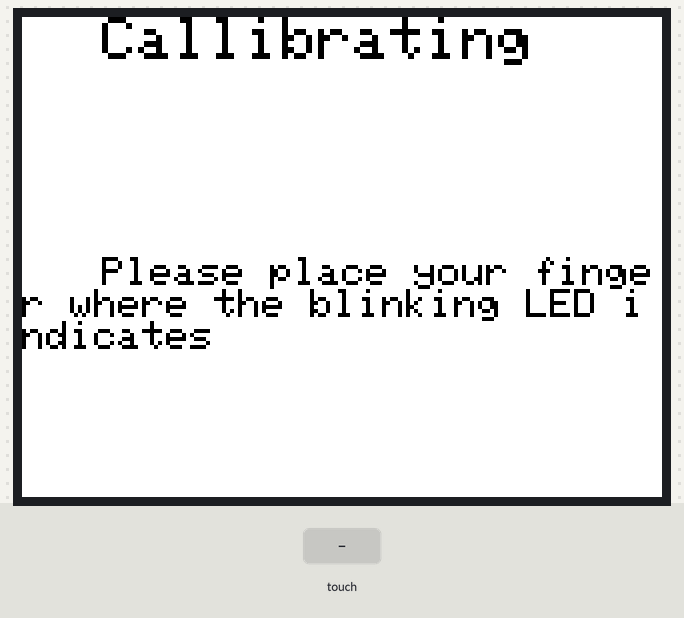
Bench run of a sketch on a simulated Arduino Uno, built with avr-gcc and run on an emulated ATmega328P. Shown: 320×240 colour display. Inputs (shaded band) come from the test bench. What the sketch prints to the serial monitor is not drawn.

Above: at 0.8 s.
At 1.9 s:
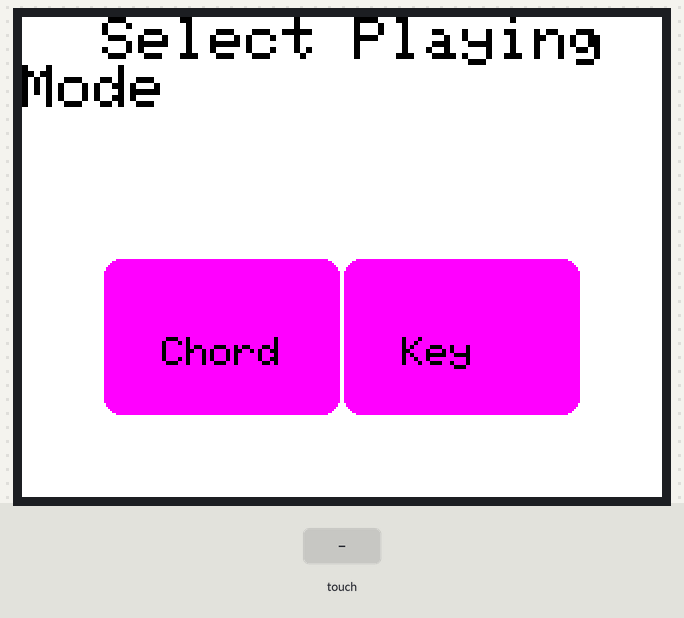
At 4.1 s:
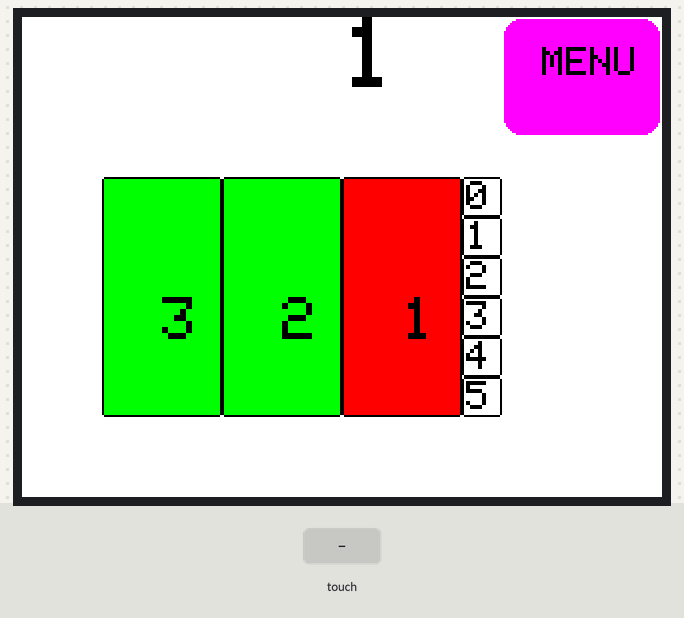
4.2 s: touch panel pressed at 62 % / 10 % of its raw x / y range
5.7 s: touch panel pressed at 62 % / 70 % of its raw x / y range
Timing chart, 0 to 8.7 s (numbered marks = the images above; inputs shaded):
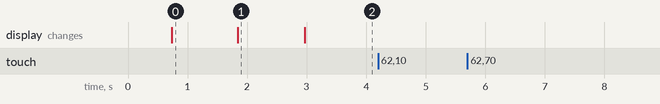

Measured:
- after the input at 4.2 s, every drawn part: stays the same
- after the input at 5.7 s, every drawn part: stays the same
- what the display in image 0 shows lasts 1.1 s, from 0.7 s to 1.8 s

The sketch:

screen.ino
```cpp
#include "SPI.h"
#include "Adafruit_GFX.h"
#include "Adafruit_ILI9341.h"

// For the Adafruit shield, these are the default.
#define TFT_DC 9
#define TFT_CS 10

// Use hardware SPI (on Uno, #13, #12, #11) and the above for CS/DC
Adafruit_ILI9341 tft = Adafruit_ILI9341(TFT_CS, TFT_DC);
// If using the breakout, change pins as desired
//Adafruit_ILI9341 tft = Adafruit_ILI9341(TFT_CS, TFT_DC, TFT_MOSI, TFT_CLK, TFT_RST, TFT_MISO);

#include <stdint.h>
#include "TouchScreen.h"

//Old Setup
//#define YP A2  // must be an analog pin, use "An" notation!
//#define XM A3  // must be an analog pin, use "An" notation!
#define YM 8   // can be a digital pin
#define XP 9   // can be a digital pin

//Actual Setup
#define YP A4  // must be an analog pin, use "An" notation!
#define XM A5  // must be an analog pin, use "An" notation!

// For better pressure precision, we need to know the resistance
// between X+ and X- Use any multimeter to read it
// For the one we're using, its 300 ohms across the X plate
TouchScreen ts = TouchScreen(XP, YP, XM, YM, 300);

void setup() {
  // put your setup code here, to run once:
  Serial.begin(9600);
  Serial.println("Display G&G Test!");

  tft.begin();
  tft.setRotation(3);
  //sendText("Null");

  delay(500);
  callibrationScreen("Please place your finger where the blinking LED indicates");

  delay(1000);
  selectModeScreen();

//  delay(1000);
//  chordModeScreen();

//  delay(1000);
//  keyModeScreen();
//
//  delay(1000);
//  playScreen("C", "Place fingers where LEDs indicate");
  delay(1000);
  playScreenV2(1, true, true, false);
//
//  delay(1000);
//  menuScreen();
}

void loop() {
  // put your main code here, to run repeatedly:
  TSPoint p = ts.getPoint();
  int w = tft.width();
  int h = tft.height();

  // we have some minimum pressure we consider 'valid'
  // pressure of 0 means no pressing!
//  if (p.z > ts.pressureThreshhold) {
//     Serial.print("X = "); Serial.print(double(p.x)*double(w)/1024);
//     Serial.print("\tY = "); Serial.print(double(p.y)*double(h)/1024);
//     Serial.print("\tPressure = "); Serial.println(p.z);
//  }


  String pls = getModeSelect();
  //String pls = getChord();
  //String pls = getKey();
  //String pls = getPlayScreenMenu();
  //String pls = getMenuOption();
  Serial.print(pls);
  if (pls != "") {
     Serial.print("Y = "); Serial.print(double(p.x)*double(h)/1024);
     Serial.print("\tX = "); Serial.print(320-double(p.y)*double(w)/1024);
     Serial.print("\tPressure = "); Serial.println(p.z);
  }

  delay(100);
}

void introductionScreen(String str) {
  int w = tft.width();
  int h = tft.height();
  tft.fillScreen(ILI9341_WHITE);

  // Title
  tft.setCursor(w/8, 0);
  tft.setTextColor(ILI9341_BLACK);  tft.setTextSize(3);
  tft.println("Introduction");

  // Message
  tft.setCursor(w/8, h/2);
  tft.setTextColor(ILI9341_BLACK);  tft.setTextSize(2);
  tft.println(str);
}

void callibrationScreen(String str) {
  int w = tft.width();
  int h = tft.height();
  tft.fillScreen(ILI9341_WHITE);

  // Title
  tft.setCursor(w/8, 0);
  tft.setTextColor(ILI9341_BLACK);  tft.setTextSize(3);
  tft.println("Callibrating");

  // Message
  tft.setCursor(w/8, h/2);
  tft.setTextColor(ILI9341_BLACK);  tft.setTextSize(2);
  tft.println(str);
}

void selectModeScreen() {
  int w = tft.width();
  int h = tft.height();
  tft.fillScreen(ILI9341_WHITE);

  // Title
  tft.setCursor(w/8, 0);
  tft.setTextColor(ILI9341_BLACK);  tft.setTextSize(3);
  tft.println("Select Playing Mode");

  // Box 1: Chord
  //fillRoundRect(uint16_t x0, uint16_t y0, uint16_t w, uint16_t h, uint16_t radius, uint16_t ILI9341_MAGENTA);
  tft.fillRoundRect((w/8), h/2, (3*w/8), (h/3), 10, ILI9341_MAGENTA);
  tft.drawRoundRect((w/8), h/2, (3*w/8), (h/3), 10, ILI9341_WHITE);
  tft.setCursor((w/8+(3*w/8)/4), (h/2+(h/3)/2));
  tft.setTextColor(ILI9341_BLACK);  tft.setTextSize(2);
  tft.println("Chord");

  // Box 2: Key
  //fillRoundRect(uint16_t x0, uint16_t y0, uint16_t w, uint16_t h, uint16_t radius, uint16_t ILI9341_MAGENTA);
  tft.fillRoundRect((w/2), h/2, (3*w/8), (h/3), 10, ILI9341_MAGENTA);
  tft.drawRoundRect((w/2), h/2, (3*w/8), (h/3), 10, ILI9341_WHITE);
  tft.setCursor((w/2+(3*w/8)/4), (h/2+(h/3)/2));
  tft.setTextColor(ILI9341_BLACK);  tft.setTextSize(2);
  tft.println("Key");
}

String getModeSelect() {
  String mode;
  // Box Info
  int w = tft.width();
  int h = tft.height();
  // Box 1: Chord
  int x_starting_spot_chord = (w/8);
  int y_starting_spot_chord = (h/2);
  // Box 2: Key
  int x_starting_spot_key = (w/2);
  int y_starting_spot_key = (h/2);
  // Box Dimensions
  int box_width = (3*w/8);
  int box_height = (h/3);

  // Get Point Instance
  TSPoint p = ts.getPoint();
  // Rotation and Conversion and Calibration
  double y = double(p.x)*double(h)/1024;
  double x = 320 - double(p.y)*double(w)/1024;

  // Determine Selected Mode
  if (x > x_starting_spot_chord && x < x_starting_spot_chord + box_width && y > y_starting_spot_chord && y < y_starting_spot_chord + box_height && p.z > 0) {
    mode = "Chord";
  }
  else if (x > x_starting_spot_key && x < x_starting_spot_key + box_width && y > y_starting_spot_key && y < y_starting_spot_key + box_height && p.z > 0) {
    mode = "Key";
  }
  else {
    mode = "";
  }

  return mode;
}

void chordModeScreen() {
  int w = tft.width();
  int h = tft.height();
  tft.fillScreen(ILI9341_WHITE);

  // Title
  tft.setCursor(w/8, 0);
  tft.setTextColor(ILI9341_BLACK);  tft.setTextSize(3);
  tft.println("Choose to Play");

  // Box 1: C
  chordModeScreenBoxes("C", 0);
  // Box 2: D
  chordModeScreenBoxes("D", 1);
  // Box 3: Em
  chordModeScreenBoxes("Em", 2);
  // Box 4: Am
  chordModeScreenBoxes("Am", 3);
  // Box 5: F
  chordModeScreenBoxes("F", 4);
  // Box 6: G
  chordModeScreenBoxes("G", 5);
}

// Box spots = numbers 0 to 5
void chordModeScreenBoxes(String chord_name, int box_spot) {
  // Box Parameters
  int w = tft.width();
  int h = tft.height();
  int x_starting_spot = (w/8)*((box_spot%3)*2+1);
  int y_starting_spot = (h/3);
  // if greater it is the 4th box put on second row
  if (box_spot > 2) {
    y_starting_spot = 2*(h/3);
  }
  int box_width = w/4;
  int box_height = h/3;

  // Create Box
  tft.fillRoundRect(x_starting_spot, y_starting_spot, box_width, box_height, 10, ILI9341_MAGENTA);
  tft.drawRoundRect(x_starting_spot, y_starting_spot, box_width, box_height, 10, ILI9341_WHITE);

  // Write Inside box (approx center)
  tft.setCursor((x_starting_spot+box_width/2), (y_starting_spot+box_height/2));
  tft.setTextColor(ILI9341_BLACK);  tft.setTextSize(2);
  tft.println(chord_name);
}

String getChord() {
  String chord;
  int box_selected = 6;
  // Box Parameters
  int box_spot = 0;
  int w = tft.width();
  int h = tft.height();
  // Get Point Instance
  TSPoint p = ts.getPoint();
  // Rotation and Conversion and Calibration
  double y = double(p.x)*double(h)/1024;
  double x = 320-double(p.y)*double(w)/1024;

  for (box_spot = 0; box_spot < 6; box_spot++) {
    int x_starting_spot = (w/8)*((box_spot%3)*2+1);
    int y_starting_spot = (h/3);
    // if greater it is the 4th box put on second row
    if (box_spot > 2) {
      y_starting_spot = 2*(h/3);
    }
    int box_width = w/4;
    int box_height = h/3;

    // Determine Chord
    if (x > x_starting_spot && x < x_starting_spot + box_width && y > y_starting_spot && y < y_starting_spot + box_height && p.z > 0) {
      box_selected = box_spot;
    }
  }

  switch(box_selected) {
    case 0: chord = "C"; break;
    case 1: chord = "D"; break;
    case 2: chord = "Em"; break;
    case 3: chord = "Am"; break;
    case 4: chord = "F"; break;
    case 5: chord = "G"; break;
    default: chord = ""; break;
  }
  return chord;
}

void keyModeScreen() {
  int w = tft.width();
  int h = tft.height();
  tft.fillScreen(ILI9341_WHITE);

  // Title
  tft.setCursor(w/8, 0);
  tft.setTextColor(ILI9341_BLACK);  tft.setTextSize(3);
  tft.println("Choose to Play");

  // Box 1: Key of G
  //fillRoundRect(uint16_t x0, uint16_t y0, uint16_t w, uint16_t h, uint16_t radius, uint16_t ILI9341_MAGENTA);
  tft.fillRoundRect((w/4), h/2, (w/4), (h/4), 10, ILI9341_MAGENTA);
  tft.drawRoundRect((w/4), h/2, (w/4), (h/4), 10, ILI9341_WHITE);
  tft.setCursor((w/4+(w/4)/2), (h/2+h/16));
  tft.setTextColor(ILI9341_BLACK);  tft.setTextSize(3);
  tft.println("G");

  // Box 2: Key of C
  //fillRoundRect(uint16_t x0, uint16_t y0, uint16_t w, uint16_t h, uint16_t radius, uint16_t ILI9341_MAGENTA);
  tft.fillRoundRect((w/2), h/2, (w/4), (h/4), 10, ILI9341_MAGENTA);
  tft.drawRoundRect((w/2), h/2, (w/4), (h/4), 10, ILI9341_WHITE);
  tft.setCursor((w/2+(w/4)/2), (h/2+h/16));
  tft.setTextColor(ILI9341_BLACK);  tft.setTextSize(3);
  tft.println("C");
}

String getKey() {
  String mode;
  // Box Info
  int w = tft.width();
  int h = tft.height();
  // Box 1: Key G
  int x_starting_spot_gkey = (w/4);
  int y_starting_spot_gkey = (h/2);
  // Box 2: Key C
  int x_starting_spot_ckey = (w/2);
  int y_starting_spot_ckey = (h/2);
  // Box Dimensions
  int box_width = (w/4);
  int box_height = (h/4);

  // Get Point Instance
  TSPoint p = ts.getPoint();
  // Rotation and Conversion and Calibration
  double y = double(p.x)*double(h)/1024;
  double x = 320 - double(p.y)*double(w)/1024;

  // Determine Selected Mode
  if (x > x_starting_spot_gkey && x < x_starting_spot_gkey + box_width && y > y_starting_spot_gkey && y < y_starting_spot_gkey + box_height && p.z > 0) {
    mode = "G";
  }
  else if (x > x_starting_spot_ckey && x < x_starting_spot_ckey + box_width && y > y_starting_spot_ckey && y < y_starting_spot_ckey + box_height && p.z > 0) {
    mode = "C";
  }
  else {
    mode = "";
  }

  return mode;
}

String getPlayScreenMenu() {
  String button;
  // Box Info
  int w = tft.width();
  int h = tft.height();
  // Menu Box
  int x_starting_spot = 3*(w/4);
  int y_starting_spot = 0;
  // Box Dimensions
  int box_width = (w/4);
  int box_height = (h/3);

  // Get Point Instance
  TSPoint p = ts.getPoint();
  // Rotation and Conversion and Calibration
  double y = double(p.x)*double(h)/1024;
  double x = 320 - double(p.y)*double(w)/1024;

  // Determine Selected Mode
  if (x > x_starting_spot && x < x_starting_spot + box_width && y > y_starting_spot && y < y_starting_spot + box_height && p.z > 0) {
    button = "Menu";
  }
  else {
    button = "";
  }

  return button;
}

void playScreen(String chord, String instructions) {
  int w = tft.width();
  int h = tft.height();
  tft.fillScreen(ILI9341_WHITE);

  // Title
  tft.setCursor(w/2, 0);
  tft.setTextColor(ILI9341_BLACK);  tft.setTextSize(5);
  tft.println(chord);

  // Message
  tft.setCursor(w/8, h/2);
  tft.setTextColor(ILI9341_BLACK);  tft.setTextSize(2);
  tft.println(instructions);

  // Menu Box
  tft.fillRoundRect((3*w/4), 0, (w/4), (h/4), 10, ILI9341_MAGENTA);
  tft.drawRoundRect((3*w/4), 0, (w/4), (h/4), 10, ILI9341_WHITE);
  tft.setCursor((3*w/4+20), (h/16));
  tft.setTextColor(ILI9341_BLACK);  tft.setTextSize(2);
  tft.println("MENU");
}

void playScreenV2(int chord, bool f1, bool f2, bool f3) {
  int w = tft.width();
  int h = tft.height();
  tft.fillScreen(ILI9341_WHITE);

  // Title
  tft.setCursor(w/2, 0);
  tft.setTextColor(ILI9341_BLACK);  tft.setTextSize(5);
  tft.println(chord);

  // Fret Boxes
  bool fret_feedback[3] = {f1, f2, f3};
  for (int i = 2; i >= 0; i--)
  {
    if (fret_feedback[i] == true) {
      tft.fillRoundRect(((w/8)+3*i*w/16), (h/3), (3*w/16), (h/2), 2, ILI9341_GREEN);
    } else {
      tft.fillRoundRect(((w/8)+3*i*w/16), (h/3), (3*w/16), (h/2), 2, ILI9341_RED);
    }
    tft.drawRoundRect(((w/8)+3*i*w/16), (h/3), (3*w/16), (h/2), 2, ILI9341_BLACK);
    tft.setCursor(((w/8)+(3*i*w/16)+(3*w/16)/2), ((h/3)+(h/2)/2));
    tft.setTextColor(ILI9341_BLACK);  tft.setTextSize(3);
    tft.println(String((3-i)));
  }
  // Guitar Head
  for (int i = 0; i < 6; i++)
  {
    tft.fillRoundRect(((w/8)+(3*3*w/16)), ((h/3)+i*(h/12)), (h/12), (h/12), 2, ILI9341_WHITE);
    tft.drawRoundRect(((w/8)+(3*3*w/16)), ((h/3)+i*(h/12)), (h/12), (h/12), 2, ILI9341_BLACK);
    tft.setCursor(((w/8)+(3*3*w/16)+2), (((h/3)+i*(h/12))+2));
    tft.setTextColor(ILI9341_BLACK);  tft.setTextSize(2);
    tft.println(String(i));

  }

  // Menu Box
  tft.fillRoundRect((3*w/4), 0, (w/4), (h/4), 10, ILI9341_MAGENTA);
  tft.drawRoundRect((3*w/4), 0, (w/4), (h/4), 10, ILI9341_WHITE);
  tft.setCursor((3*w/4+20), (h/16));
  tft.setTextColor(ILI9341_BLACK);  tft.setTextSize(2);
  tft.println("MENU");
}

void menuScreen() {
  int w = tft.width();
  int h = tft.height();
  tft.fillScreen(ILI9341_WHITE);

  // Re-Select Mode
  tft.fillRoundRect((w/4), 0, (w/2), (h/2), 10, ILI9341_MAGENTA);
  tft.drawRoundRect((w/4), 0, (w/2), (h/2), 10, ILI9341_WHITE);
  tft.setCursor((w/4+(w/4)/8), (0+h/16));
  tft.setTextColor(ILI9341_BLACK);  tft.setTextSize(3);
  tft.println("ReSelect");
  tft.setCursor((w/4+(w/4)/8), (2*h/16+15));
  tft.println("Mode");

  // Re-Choose What Is Chord (Chord Mode) Re-Choose Key (Key Mode)
  tft.fillRoundRect((w/4), h/2, (w/2), (h/2), 10, ILI9341_MAGENTA);
  tft.drawRoundRect((w/4), h/2, (w/2), (h/2), 10, ILI9341_WHITE);
  tft.setCursor((w/4+(w/2)/8), (h/2+h/8));
  tft.setTextColor(ILI9341_BLACK);  tft.setTextSize(3);
  tft.println("Back");
}

String getMenuOption() {
  String option;
  // Box Info
  int w = tft.width();
  int h = tft.height();
  // Box 1: Re-Select Option
  int x_starting_spot_reselect = (w/4);
  int y_starting_spot_reselect = 0;
  // Box 2: Back (to prev choosing screen -> Chord or Key Mode Screens)
  int x_starting_spot_back = (w/4);
  int y_starting_spot_back = (h/2);
  // Box Dimensions
  int box_width = (w/2);
  int box_height = (h/2);

  // Get Point Instance
  TSPoint p = ts.getPoint();
  // Rotation and Conversion and Calibration
  double y = double(p.x)*double(h)/1024;
  double x = 320 - double(p.y)*double(w)/1024;

  // Determine Selected Mode
  if (x > x_starting_spot_reselect && x < x_starting_spot_reselect + box_width && y > y_starting_spot_reselect && y < y_starting_spot_reselect + box_height && p.z > 0) {
    option = "ReSelect";
  }
  else if (x > x_starting_spot_back && x < x_starting_spot_back + box_width && y > y_starting_spot_back && y < y_starting_spot_back + box_height && p.z > 0) {
    option = "Back";
  }
  else {
    option = "";
  }

  return option;
}

void feedbackScreen(String str) {
  int w = tft.width();
  int h = tft.height();
  tft.fillScreen(ILI9341_WHITE);

  // Title
  tft.setCursor(w/8, 0);
  tft.setTextColor(ILI9341_BLACK);  tft.setTextSize(3);
  tft.println("Feedback");

  // Message
  tft.setCursor(w/8, h/2);
  tft.setTextColor(ILI9341_BLACK);  tft.setTextSize(2);
  tft.println(str);
}
```
